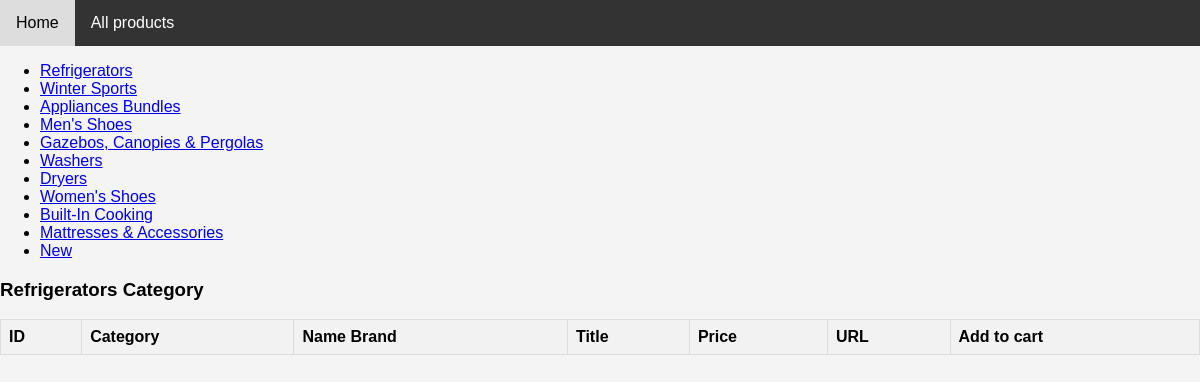
The page /products/category/1/ on the database as committed earlier.
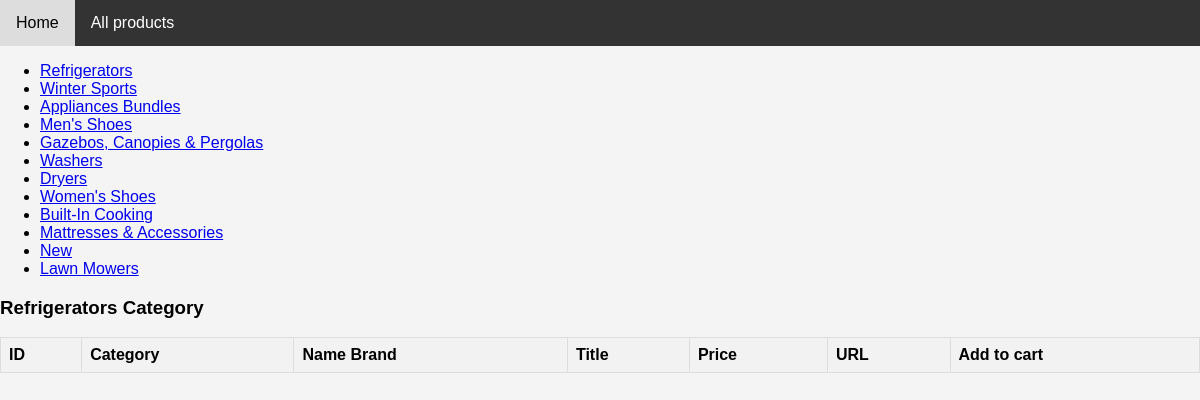
The same page on the database as committed later.
### product/models.py (models this page shows, shortened)
class ProductCategory(models.Model):
    name = models.CharField(max_length=70)

### product/views.py (the view)
# urls.py: path('category/<int:category_id>/', filter_product_by_category, name='filter_product_by_category'),
def filter_product_by_category(request, category_id):
    category = get_object_or_404(ProductCategory, id=category_id)
    categories = ProductCategory.objects.all().distinct()
    filtered_products = Product.objects.filter(category_id=category)
    return render(request, 'product/filtered_products.html', context={'filtered_products': filtered_products,
                                                                      'category': category,
                                                                      'categories': categories})

### product/templates/product/filtered_products.html (shortened to what this page needs)
{% extends 'ui/base.html' %}
{% block content %}
{% load static %}
<link rel="stylesheet" href="{% static 'product/style.css' %}">
     <ul>
        {% for category in categories %}
            <li><a href="{% url 'product:filter_product_by_category' category_id=category.id %}">{{ category.name }}</a></li>
        {% endfor %}
     </ul>
    <h3>{{category.name}} Category</h3>
    <table>
        <tr>
            <th>ID</th>
            <th>Category</th>
            <th>Name Brand</th>
            <th>Title</th>
            <th>Price</th>
            <th>URL</th>
            <th>Add to cart</th>
        </tr>
    </table>
{% endblock %}

Rows that differ between the two databases and show on the page:
added ProductCategory: name "Lawn Mowers"
